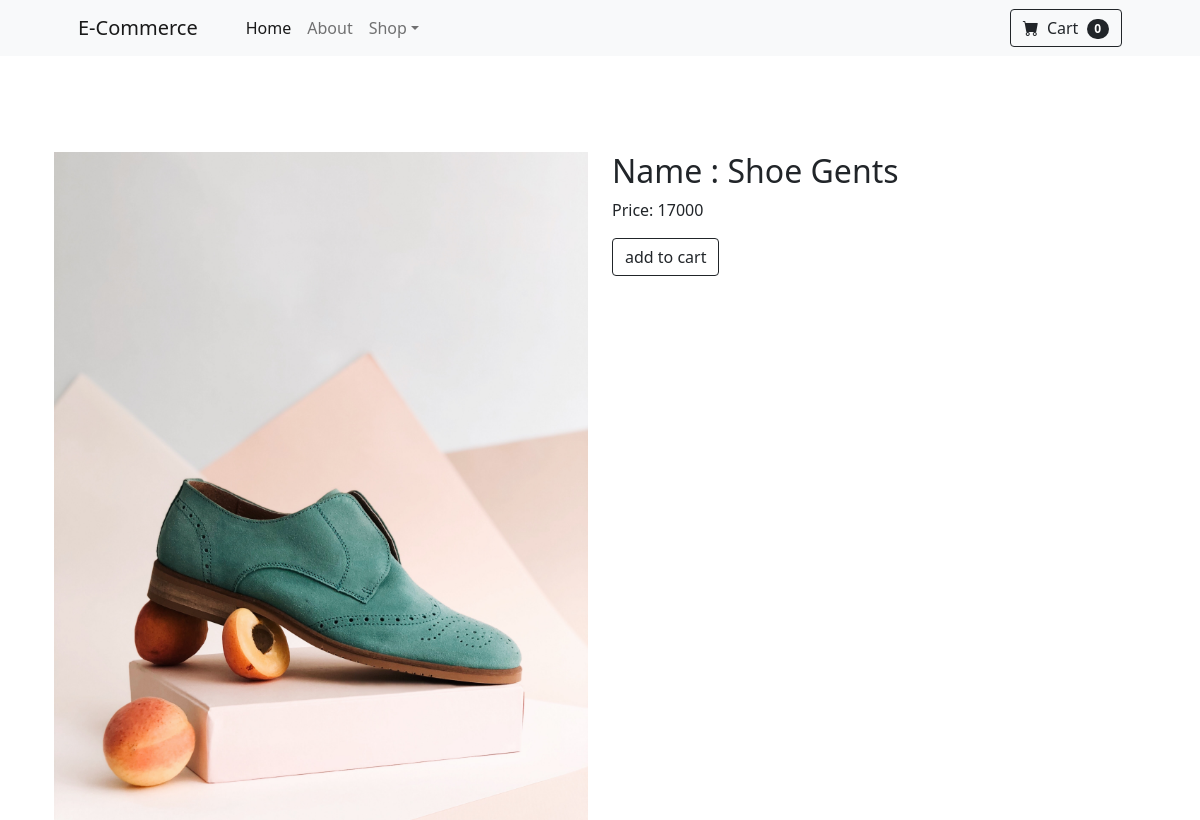
Screenshot of /single_page/3 with the database file from the repository.
### back/models.py (models this page shows, shortened)
class Product(models.Model):
    name = models.CharField(max_length=100)
    stock = models.IntegerField()
    price = models.IntegerField()
    color = models.CharField(max_length=100)
    image = models.ImageField(upload_to='images/product')

### back/views.py (the view)
# urls.py: path('single_page/<int:id>', single_product, name='single_product'),
def single_product(request, id):
    title = 'Details Page'
    product = Product.objects.filter(id=id).first()
    return render(request, 'front/single_details.html', {'title': title, 'product': product})

### templates/front/single_details.html
{% extends 'front/base.html' %}
{% block front-main %}
    <div class="container">
        <div class="row">
            <div class="col-md-6">
                <img src="{{ product.image.url }}" class="img-responsive img-fluid" alt="">
            </div>
            <div class="col-md-6">
                <h2>Name : {{ product.name }}</h2>
                <p>Price: {{ product.price }}</p>
                <a class="btn btn-outline-dark mt-auto" href="{% url 'add_to_cart' product.id %}">add to cart</a>
            </div>
        </div>
    </div>
{% endblock front-main %}

### rows the page displays
Product: image (picture), name "Shoe Gents", price "17000"
